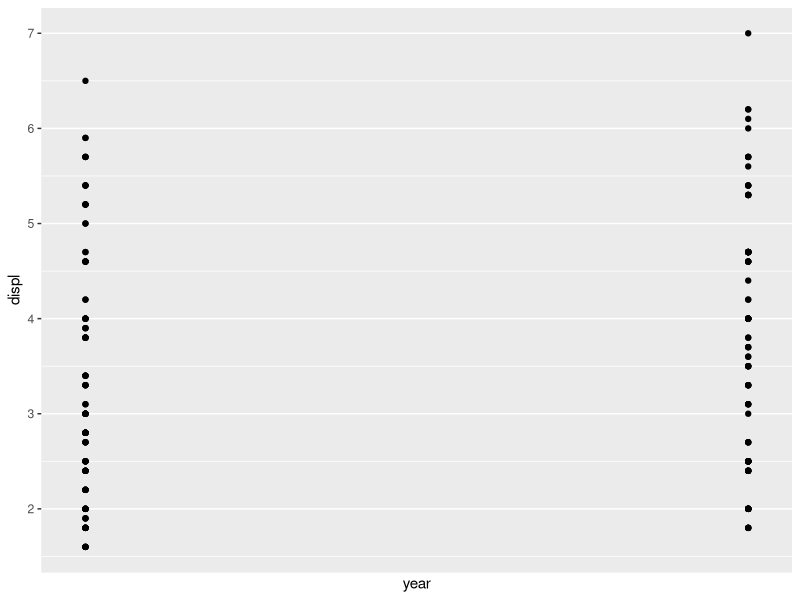
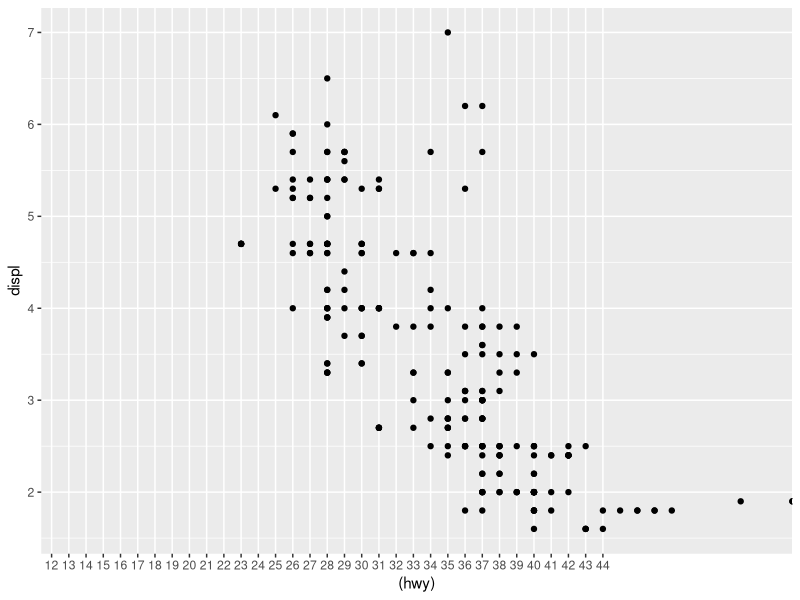
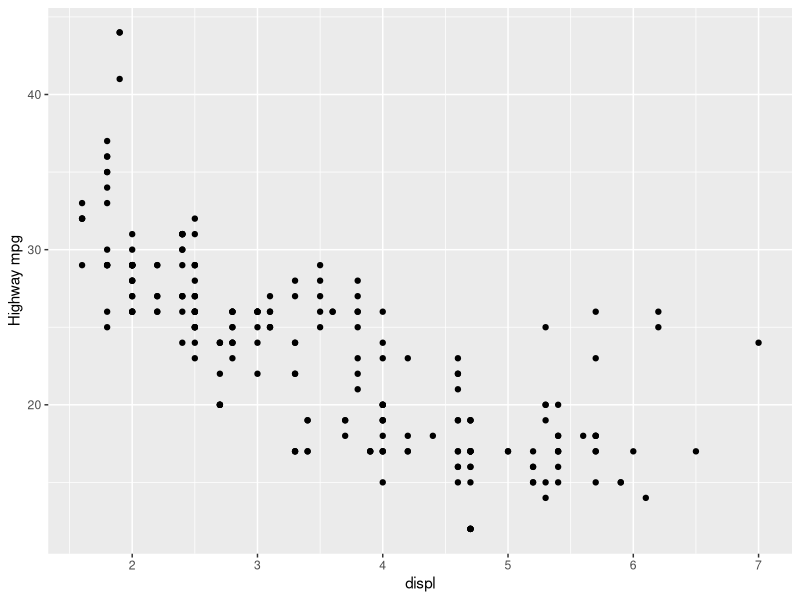
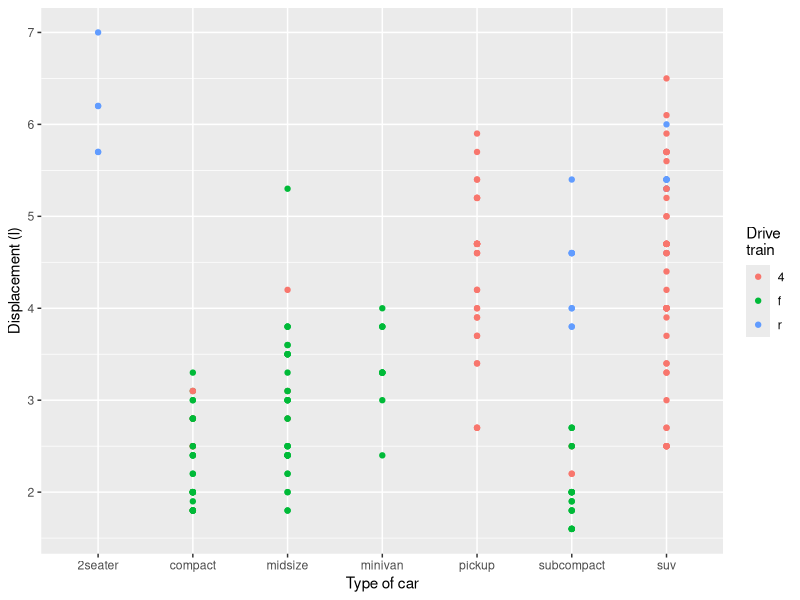
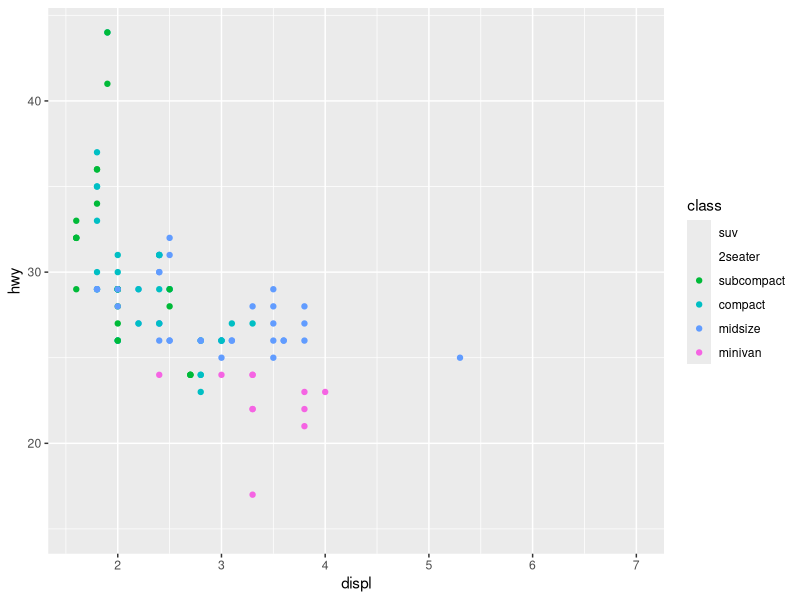
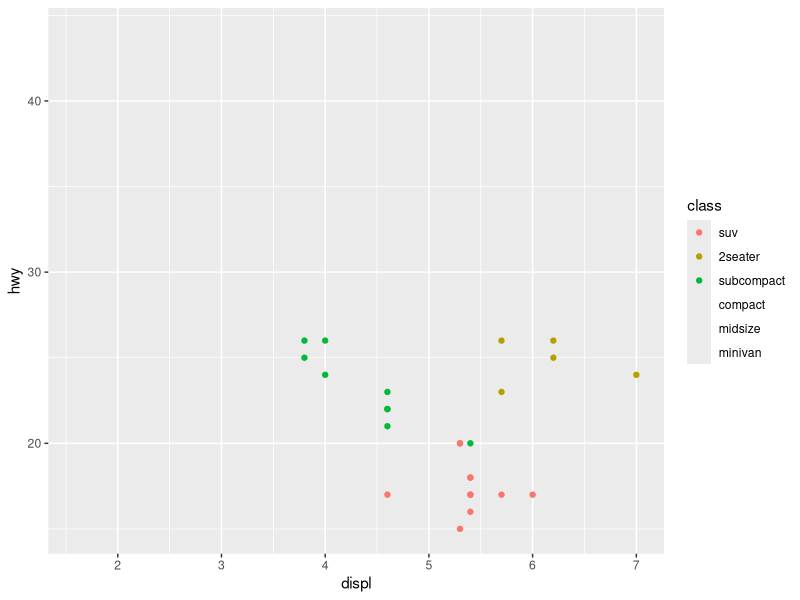

Source code (R) for these figures, in order:
## ---- chunk 1
library(ggplot2) 
library(tidyverse)
## ---- chunk 2
head(mpg)
## ---- chunk 3
ggplot(mpg, aes(year, displ)) + geom_point() + scale_x_discrete()
## ---- chunk 4
ggplot(mpg, aes((hwy), displ)) + 
  geom_point() + 
  scale_x_discrete(limits = as.character(c(12:44)))

## ---- chunk 5
ggplot(mpg, aes(displ, hwy)) + 
  geom_point() +
  scale_y_continuous("Highway mpg") 
## ---- chunk 6
ggplot(mpg, aes(class, displ, color = drv)) + 
  geom_point() + 
  scale_y_continuous("Displacement (l)") + 
  scale_x_discrete("Type of car") + 
  scale_colour_discrete("Drive\ntrain")
## ---- chunk 7
fwd <- subset(mpg, drv == "f")
rwd <- subset(mpg, drv == "r")

# set up limits 
hwy <- c(unique(rwd$hwy), unique(fwd$hwy)) 
class <- unique(c(rwd$class, fwd$class))
displ <- unique(c(rwd$displ, fwd$displ))


## ---- chunk 8
ggplot(fwd, aes(displ, hwy, colour = class)) + 
  geom_point() +
  scale_color_discrete(limits = class) +
  lims(x = c(min(displ), max(displ)), 
       y = c(min(hwy), max(hwy)))
## ---- chunk 9
ggplot(rwd, aes(displ, hwy, colour = class)) + 
  geom_point() +
  lims(x = c(min(displ), max(displ)), 
       y = c(min(hwy), max(hwy)), 
       color = class)
